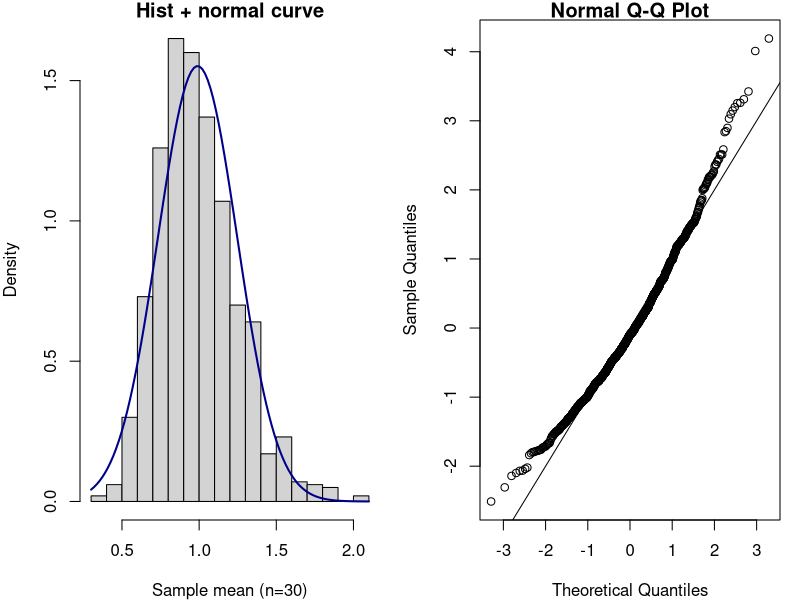

Here is the R script that generated this plot:
## ---- chunk 1
## Set a random seed 
## to ensure replication of simulation
set.seed(8173)
## Set n
n = 30
## Set K
K = 1000
## Repeat the following K times
ybar = NULL
for(i in 1:K){
  y = rchisq(n,df=1)
  ybar = c(ybar,mean(y))
}
par(mfrow=c(1,2),mar=c(4,4,1,1))
hist(ybar, breaks=20, prob=TRUE, 
     xlab="Sample mean (n=30)", 
     main="Hist + normal curve")
curve(dnorm(x, mean=mean(ybar), sd=sqrt(var(ybar))), 
      col="darkblue", lwd=2, add=TRUE, yaxt="n")
qqnorm(scale(ybar));abline(0,1)
